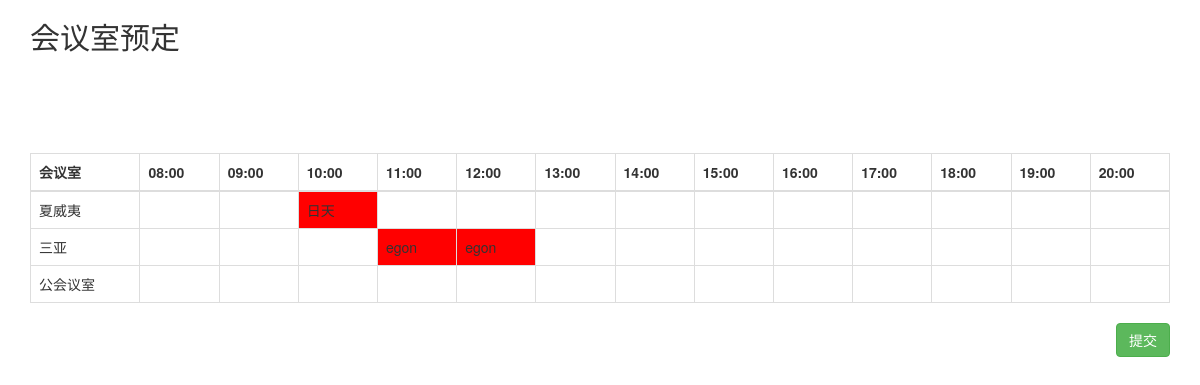
The app's page /showtime/ with its own data.
### app01/models.py (models this page shows)
class Timer(models.Model):
    timer=models.TimeField()

class Conference(models.Model):
    name = models.CharField(max_length=36)

### app01/views.py (the view)
# urls.py: url(r'^showtime/$', views.showtime),
def showtime(request):
    timer = models.Timer.objects.all()
    confe = models.Conference.objects.all()
    reserve=models.Date2Timer.objects.all()
    res_dict={}
    for i in reserve:
        res_dict[i.timer]=[i.confe.name,i.people.name]
    if request.method=="POST":
        data=json.loads(request.POST.get("commit"))
        pass
    return render(request,"showtime.html",{"timer":timer,"confe":confe,"res":res_dict})

### app01/templatetags/myfilter.py (called while the page is built)
@register.filter
def filter_multi(v1, v2):
    return v1.get(v2)[0]

@register.filter
def my_filter(v1,v2):
    return v1.get(v2)[1]

### templates/showtime.html (shortened to what this page needs)
{% load myfilter %}
<!DOCTYPE html>
<html lang="en">
<head>
    <link rel="stylesheet" href="/static/bootstrap/css/bootstrap.min.css">
</head>
<body>
<div class="container">
    <h2>会议室预定</h2>
    <table class="table table-bordered" style="margin-top: 100px">
        <tr>
            <th>会议室</th>
            {% for item in timer %}
                <th>{{ item.timer|time:"H:i" }}</th>
            {% endfor %}
        </tr>
    <tbody>
        {% for cf in confe %}
            <tr>
            <td>{{ cf.name }}</td>
            {% for item in timer %}
                {% if item in res and cf.name == res|filter_multi:item %}
                    <td class="{{ item.id }}" style="background-color: red">{{ res|my_filter:item }}</td>
                {% else %}
                    <td class="{{ item.id }} choose"></td>
                {% endif %}
            {% endfor %}
            </tr>
        {% endfor %}
    </tbody>
    </table>
<div style="float: right"><button class="btn btn-success commit">提交</button></div>
</div>
</body>
</html>

### records on screen
Timer: timer "08:00"
Timer: timer "09:00"
Timer: timer "10:00", id "日天"
Timer: timer "11:00", id "egon"
Timer: timer "12:00", id "egon"
Timer: timer "13:00"
Timer: timer "14:00"
Timer: timer "15:00"
Timer: timer "16:00"
Timer: timer "17:00"
Timer: timer "18:00"
Timer: timer "19:00"
Timer: timer "20:00"
Conference: name "夏威夷"
Conference: name "三亚"
Conference: name "公会议室"
